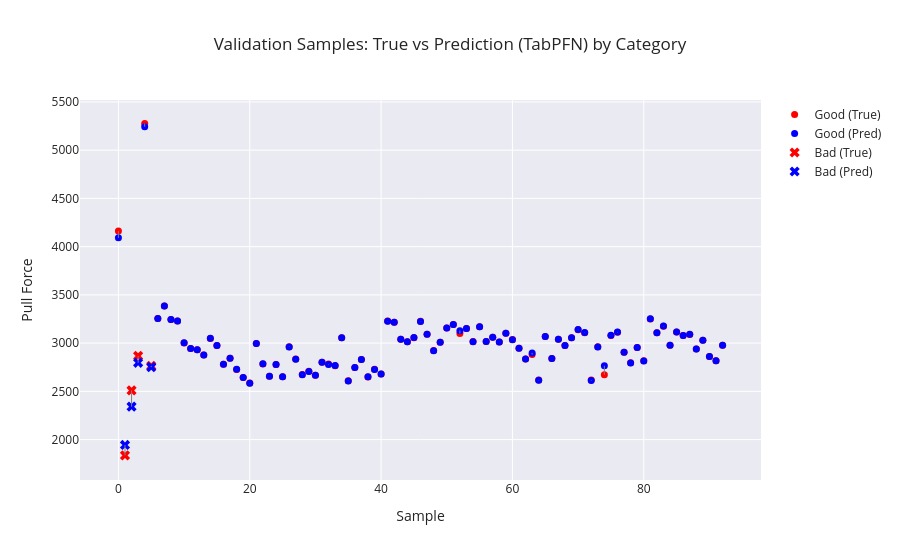

The cell this chart's notebook holds for it:
### Markdown cell above
# Check Validation Data

### Code cell
# Category array (must be aligned with y_dev)
categories = dev_df.groupby("Sample ID")["Category"].first().values

plot_visualizer(
    true_vals=y_dev,
    pred_vals=predictions,
    categories=categories,
    title=f"Validation Samples: True vs Prediction (TabPFN) by Category"
)

### Figure 1 — Plotly figure (JSON) as saved in the notebook; plotly's stock layout.template omitted (floating-point values rounded to 4 significant figures)
{"data": [{"marker": {"color": "red", "size": 7, "symbol": "circle"}, "mode": "markers", "name": "Good (True)", "type": "scatter", "x": [0, 4, 6, 7, 8, 9, 10, 11, 12, 13, 14, 15, 16, 17, 18, 19, 20, 21, 22, 23, 24, 25, 26, 27, 28, 29, 30, 31, 32, 33, 34, 35, 36, 37, 38, 39, 40, 41, 42, 43, 44, 45, 46, 47, 48, 49, 50, 51, 52, 53, 54, 55, 56, 57, 58, 59, 60, 61, 62, 63, 64, 65, 66, 67, 68, 69, 70, 71, 72, 73, 74, 75, 76, 77, 78, 79, 80, 81, 82, 83, 84, 85, 86, 87, 88, 89, 90, 91, 92], "y": [4161.0, 5278.0, 3256.0, 3385.0, 3246.0, 3229.0, 3002.0, 2944.0, 2932.0, 2878.0, 3049.0, 2976.0, 2782.0, 2843.0, 2727.0, 2645.0, 2586.0, 2996.0, 2784.0, 2657.0, 2778.0, 2652.0, 2963.0, 2834.0, 2674.0, 2708.0, 2667.0, 2802.0, 2783.0, 2766.0, 3056.0, 2609.0, 2748.0, 2830.0, 2650.0, 2730.0, 2679.0, 3229.0, 3216.0, 3039.0, 3014.0, 3056.0, 3227.0, 3091.0, 2922.0, 3008.0, 3156.0, 3193.0, 3099.0, 3153.0, 3016.0, 3169.0, 3017.0, 3061.0, 3012.0, 3102.0, 3037.0, 2948.0, 2834.0, 2883.0, 2617.0, 3070.0, 2840.0, 3041.0, 2976.0, 3054.0, 3139.0, 3108.0, 2617.0, 2961.0, 2672.0, 3080.0, 3112.0, 2905.0, 2796.0, 2956.0, 2818.0, 3250.0, 3106.0, 3175.0, 2977.0, 3116.0, 3080.0, 3090.0, 2938.0, 3029.0, 2861.0, 2816.0, 2979.0]}, {"marker": {"color": "blue", "size": 7, "symbol": "circle"}, "mode": "markers", "name": "Good (Pred)", "type": "scatter", "x": [0, 4, 6, 7, 8, 9, 10, 11, 12, 13, 14, 15, 16, 17, 18, 19, 20, 21, 22, 23, 24, 25, 26, 27, 28, 29, 30, 31, 32, 33, 34, 35, 36, 37, 38, 39, 40, 41, 42, 43, 44, 45, 46, 47, 48, 49, 50, 51, 52, 53, 54, 55, 56, 57, 58, 59, 60, 61, 62, 63, 64, 65, 66, 67, 68, 69, 70, 71, 72, 73, 74, 75, 76, 77, 78, 79, 80, 81, 82, 83, 84, 85, 86, 87, 88, 89, 90, 91, 92], "y": [4091.0, 5243.0, 3256.0, 3384.0, 3245.0, 3229.0, 3003.0, 2945.0, 2931.0, 2877.0, 3050.0, 2976.0, 2781.0, 2844.0, 2728.0, 2644.0, 2584.0, 2996.0, 2785.0, 2656.0, 2778.0, 2651.0, 2960.0, 2833.0, 2671.0, 2707.0, 2666.0, 2801.0, 2779.0, 2767.0, 3055.0, 2607.0, 2748.0, 2830.0, 2650.0, 2727.0, 2679.0, 3227.0, 3217.0, 3039.0, 3013.0, 3057.0, 3225.0, 3093.0, 2920.0, 3009.0, 3157.0, 3193.0, 3129.0, 3152.0, 3015.0, 3168.0, 3017.0, 3061.0, 3012.0, 3102.0, 3036.0, 2948.0, 2836.0, 2899.0, 2614.0, 3069.0, 2840.0, 3041.0, 2975.0, 3054.0, 3142.0, 3111.0, 2612.0, 2960.0, 2765.0, 3081.0, 3115.0, 2906.0, 2794.0, 2954.0, 2816.0, 3251.0, 3107.0, 3177.0, 2977.0, 3115.0, 3079.0, 3091.0, 2938.0, 3030.0, 2861.0, 2818.0, 2979.0]}, {"marker": {"color": "red", "size": 9, "symbol": "x"}, "mode": "markers", "name": "Bad (True)", "type": "scatter", "x": [1, 2, 3, 5], "y": [1836.0, 2510.0, 2867.0, 2764.0]}, {"marker": {"color": "blue", "size": 9, "symbol": "x"}, "mode": "markers", "name": "Bad (Pred)", "type": "scatter", "x": [1, 2, 3, 5], "y": [1944.0, 2341.0, 2796.0, 2751.0]}, {"line": {"color": "gray", "width": 1}, "mode": "lines", "showlegend": false, "type": "scatter", "x": [0, 0], "y": [4161.0, 4091.0]}, {"line": {"color": "gray", "width": 1}, "mode": "lines", "showlegend": false, "type": "scatter", "x": [1, 1], "y": [1836.0, 1944.0]}, {"line": {"color": "gray", "width": 1}, "mode": "lines", "showlegend": false, "type": "scatter", "x": [2, 2], "y": [2510.0, 2341.0]}, {"line": {"color": "gray", "width": 1}, "mode": "lines", "showlegend": false, "type": "scatter", "x": [3, 3], "y": [2867.0, 2796.0]}, {"line": {"color": "gray", "width": 1}, "mode": "lines", "showlegend": false, "type": "scatter", "x": [4, 4], "y": [5278.0, 5243.0]}, {"line": {"color": "gray", "width": 1}, "mode": "lines", "showlegend": false, "type": "scatter", "x": [5, 5], "y": [2764.0, 2751.0]}, {"line": {"color": "gray", "width": 1}, "mode": "lines", "showlegend": false, "type": "scatter", "x": [6, 6], "y": [3256.0, 3256.0]}, {"line": {"color": "gray", "width": 1}, "mode": "lines", "showlegend": false, "type": "scatter", "x": [7, 7], "y": [3385.0, 3384.0]}, {"line": {"color": "gray", "width": 1}, "mode": "lines", "showlegend": false, "type": "scatter", "x": [8, 8], "y": [3246.0, 3245.0]}, {"line": {"color": "gray", "width": 1}, "mode": "lines", "showlegend": false, "type": "scatter", "x": [9, 9], "y": [3229.0, 3229.0]}, {"line": {"color": "gray", "width": 1}, "mode": "lines", "showlegend": false, "type": "scatter", "x": [10, 10], "y": [3002.0, 3003.0]}, {"line": {"color": "gray", "width": 1}, "mode": "lines", "showlegend": false, "type": "scatter", "x": [11, 11], "y": [2944.0, 2945.0]}, {"line": {"color": "gray", "width": 1}, "mode": "lines", "showlegend": false, "type": "scatter", "x": [12, 12], "y": [2932.0, 2931.0]}, {"line": {"color": "gray", "width": 1}, "mode": "lines", "showlegend": false, "type": "scatter", "x": [13, 13], "y": [2878.0, 2877.0]}, {"line": {"color": "gray", "width": 1}, "mode": "lines", "showlegend": false, "type": "scatter", "x": [14, 14], "y": [3049.0, 3050.0]}, {"line": {"color": "gray", "width": 1}, "mode": "lines", "showlegend": false, "type": "scatter", "x": [15, 15], "y": [2976.0, 2976.0]}, {"line": {"color": "gray", "width": 1}, "mode": "lines", "showlegend": false, "type": "scatter", "x": [16, 16], "y": [2782.0, 2781.0]}, {"line": {"color": "gray", "width": 1}, "mode": "lines", "showlegend": false, "type": "scatter", "x": [17, 17], "y": [2843.0, 2844.0]}, {"line": {"color": "gray", "width": 1}, "mode": "lines", "showlegend": false, "type": "scatter", "x": [18, 18], "y": [2727.0, 2728.0]}, {"line": {"color": "gray", "width": 1}, "mode": "lines", "showlegend": false, "type": "scatter", "x": [19, 19], "y": [2645.0, 2644.0]}, {"line": {"color": "gray", "width": 1}, "mode": "lines", "showlegend": false, "type": "scatter", "x": [20, 20], "y": [2586.0, 2584.0]}, {"line": {"color": "gray", "width": 1}, "mode": "lines", "showlegend": false, "type": "scatter", "x": [21, 21], "y": [2996.0, 2996.0]}, {"line": {"color": "gray", "width": 1}, "mode": "lines", "showlegend": false, "type": "scatter", "x": [22, 22], "y": [2784.0, 2785.0]}, {"line": {"color": "gray", "width": 1}, "mode": "lines", "showlegend": false, "type": "scatter", "x": [23, 23], "y": [2657.0, 2656.0]}, {"line": {"color": "gray", "width": 1}, "mode": "lines", "showlegend": false, "type": "scatter", "x": [24, 24], "y": [2778.0, 2778.0]}, {"line": {"color": "gray", "width": 1}, "mode": "lines", "showlegend": false, "type": "scatter", "x": [25, 25], "y": [2652, 2651.0]}, {"line": {"color": "gray", "width": 1}, "mode": "lines", "showlegend": false, "type": "scatter", "x": [26, 26], "y": [2963, 2960.0]}, {"line": {"color": "gray", "width": 1}, "mode": "lines", "showlegend": false, "type": "scatter", "x": [27, 27], "y": [2834.0, 2833.0]}, {"line": {"color": "gray", "width": 1}, "mode": "lines", "showlegend": false, "type": "scatter", "x": [28, 28], "y": [2674.0, 2671.0]}, {"line": {"color": "gray", "width": 1}, "mode": "lines", "showlegend": false, "type": "scatter", "x": [29, 29], "y": [2708.0, 2707.0]}, {"line": {"color": "gray", "width": 1}, "mode": "lines", "showlegend": false, "type": "scatter", "x": [30, 30], "y": [2667.0, 2666.0]}, {"line": {"color": "gray", "width": 1}, "mode": "lines", "showlegend": false, "type": "scatter", "x": [31, 31], "y": [2802.0, 2801.0]}, {"line": {"color": "gray", "width": 1}, "mode": "lines", "showlegend": false, "type": "scatter", "x": [32, 32], "y": [2783, 2779.0]}, {"line": {"color": "gray", "width": 1}, "mode": "lines", "showlegend": false, "type": "scatter", "x": [33, 33], "y": [2766.0, 2767.0]}, {"line": {"color": "gray", "width": 1}, "mode": "lines", "showlegend": false, "type": "scatter", "x": [34, 34], "y": [3056.0, 3055.0]}, {"line": {"color": "gray", "width": 1}, "mode": "lines", "showlegend": false, "type": "scatter", "x": [35, 35], "y": [2609.0, 2607.0]}, {"line": {"color": "gray", "width": 1}, "mode": "lines", "showlegend": false, "type": "scatter", "x": [36, 36], "y": [2748.0, 2748.0]}, {"line": {"color": "gray", "width": 1}, "mode": "lines", "showlegend": false, "type": "scatter", "x": [37, 37], "y": [2830, 2830.0]}, {"line": {"color": "gray", "width": 1}, "mode": "lines", "showlegend": false, "type": "scatter", "x": [38, 38], "y": [2650.0, 2650.0]}, {"line": {"color": "gray", "width": 1}, "mode": "lines", "showlegend": false, "type": "scatter", "x": [39, 39], "y": [2730.0, 2727.0]}, {"line": {"color": "gray", "width": 1}, "mode": "lines", "showlegend": false, "type": "scatter", "x": [40, 40], "y": [2679.0, 2679.0]}, {"line": {"color": "gray", "width": 1}, "mode": "lines", "showlegend": false, "type": "scatter", "x": [41, 41], "y": [3229.0, 3227.0]}, {"line": {"color": "gray", "width": 1}, "mode": "lines", "showlegend": false, "type": "scatter", "x": [42, 42], "y": [3216, 3217.0]}, {"line": {"color": "gray", "width": 1}, "mode": "lines", "showlegend": false, "type": "scatter", "x": [43, 43], "y": [3039, 3039.0]}, {"line": {"color": "gray", "width": 1}, "mode": "lines", "showlegend": false, "type": "scatter", "x": [44, 44], "y": [3014.0, 3013.0]}, {"line": {"color": "gray", "width": 1}, "mode": "lines", "showlegend": false, "type": "scatter", "x": [45, 45], "y": [3056.0, 3057.0]}, {"line": {"color": "gray", "width": 1}, "mode": "lines", "showlegend": false, "type": "scatter", "x": [46, 46], "y": [3227.0, 3225.0]}, {"line": {"color": "gray", "width": 1}, "mode": "lines", "showlegend": false, "type": "scatter", "x": [47, 47], "y": [3091, 3093.0]}, {"line": {"color": "gray", "width": 1}, "mode": "lines", "showlegend": false, "type": "scatter", "x": [48, 48], "y": [2922.0, 2920.0]}, {"line": {"color": "gray", "width": 1}, "mode": "lines", "showlegend": false, "type": "scatter", "x": [49, 49], "y": [3008.0, 3009.0]}, {"line": {"color": "gray", "width": 1}, "mode": "lines", "showlegend": false, "type": "scatter", "x": [50, 50], "y": [3156.0, 3157.0]}, {"line": {"color": "gray", "width": 1}, "mode": "lines", "showlegend": false, "type": "scatter", "x": [51, 51], "y": [3193.0, 3193.0]}, {"line": {"color": "gray", "width": 1}, "mode": "lines", "showlegend": false, "type": "scatter", "x": [52, 52], "y": [3099.0, 3129.0]}, {"line": {"color": "gray", "width": 1}, "mode": "lines", "showlegend": false, "type": "scatter", "x": [53, 53], "y": [3153.0, 3152.0]}, {"line": {"color": "gray", "width": 1}, "mode": "lines", "showlegend": false, "type": "scatter", "x": [54, 54], "y": [3016.0, 3015.0]}, {"line": {"color": "gray", "width": 1}, "mode": "lines", "showlegend": false, "type": "scatter", "x": [55, 55], "y": [3169.0, 3168.0]}, {"line": {"color": "gray", "width": 1}, "mode": "lines", "showlegend": false, "type": "scatter", "x": [56, 56], "y": [3017.0, 3017.0]}, {"line": {"color": "gray", "width": 1}, "mode": "lines", "showlegend": false, "type": "scatter", "x": [57, 57], "y": [3061.0, 3061.0]}, {"line": {"color": "gray", "width": 1}, "mode": "lines", "showlegend": false, "type": "scatter", "x": [58, 58], "y": [3012, 3012.0]}, {"line": {"color": "gray", "width": 1}, "mode": "lines", "showlegend": false, "type": "scatter", "x": [59, 59], "y": [3102.0, 3102.0]}, {"line": {"color": "gray", "width": 1}, "mode": "lines", "showlegend": false, "type": "scatter", "x": [60, 60], "y": [3037.0, 3036.0]}, {"line": {"color": "gray", "width": 1}, "mode": "lines", "showlegend": false, "type": "scatter", "x": [61, 61], "y": [2948, 2948.0]}, {"line": {"color": "gray", "width": 1}, "mode": "lines", "showlegend": false, "type": "scatter", "x": [62, 62], "y": [2834.0, 2836.0]}, {"line": {"color": "gray", "width": 1}, "mode": "lines", "showlegend": false, "type": "scatter", "x": [63, 63], "y": [2883.0, 2899.0]}, {"line": {"color": "gray", "width": 1}, "mode": "lines", "showlegend": false, "type": "scatter", "x": [64, 64], "y": [2617.0, 2614.0]}, {"line": {"color": "gray", "width": 1}, "mode": "lines", "showlegend": false, "type": "scatter", "x": [65, 65], "y": [3070.0, 3069.0]}, {"line": {"color": "gray", "width": 1}, "mode": "lines", "showlegend": false, "type": "scatter", "x": [66, 66], "y": [2840.0, 2840.0]}, {"line": {"color": "gray", "width": 1}, "mode": "lines", "showlegend": false, "type": "scatter", "x": [67, 67], "y": [3041.0, 3041.0]}, {"line": {"color": "gray", "width": 1}, "mode": "lines", "showlegend": false, "type": "scatter", "x": [68, 68], "y": [2976.0, 2975.0]}, {"line": {"color": "gray", "width": 1}, "mode": "lines", "showlegend": false, "type": "scatter", "x": [69, 69], "y": [3054.0, 3054.0]}, {"line": {"color": "gray", "width": 1}, "mode": "lines", "showlegend": false, "type": "scatter", "x": [70, 70], "y": [3139.0, 3142.0]}, {"line": {"color": "gray", "width": 1}, "mode": "lines", "showlegend": false, "type": "scatter", "x": [71, 71], "y": [3108.0, 3111.0]}, {"line": {"color": "gray", "width": 1}, "mode": "lines", "showlegend": false, "type": "scatter", "x": [72, 72], "y": [2617.0, 2612.0]}, {"line": {"color": "gray", "width": 1}, "mode": "lines", "showlegend": false, "type": "scatter", "x": [73, 73], "y": [2961.0, 2960.0]}, {"line": {"color": "gray", "width": 1}, "mode": "lines", "showlegend": false, "type": "scatter", "x": [74, 74], "y": [2672.0, 2765.0]}, {"line": {"color": "gray", "width": 1}, "mode": "lines", "showlegend": false, "type": "scatter", "x": [75, 75], "y": [3080.0, 3081.0]}, {"line": {"color": "gray", "width": 1}, "mode": "lines", "showlegend": false, "type": "scatter", "x": [76, 76], "y": [3112.0, 3115.0]}, {"line": {"color": "gray", "width": 1}, "mode": "lines", "showlegend": false, "type": "scatter", "x": [77, 77], "y": [2905, 2906.0]}, {"line": {"color": "gray", "width": 1}, "mode": "lines", "showlegend": false, "type": "scatter", "x": [78, 78], "y": [2796.0, 2794.0]}, {"line": {"color": "gray", "width": 1}, "mode": "lines", "showlegend": false, "type": "scatter", "x": [79, 79], "y": [2956.0, 2954.0]}, {"line": {"color": "gray", "width": 1}, "mode": "lines", "showlegend": false, "type": "scatter", "x": [80, 80], "y": [2818.0, 2816.0]}, {"line": {"color": "gray", "width": 1}, "mode": "lines", "showlegend": false, "type": "scatter", "x": [81, 81], "y": [3250.0, 3251.0]}, {"line": {"color": "gray", "width": 1}, "mode": "lines", "showlegend": false, "type": "scatter", "x": [82, 82], "y": [3106.0, 3107.0]}, {"line": {"color": "gray", "width": 1}, "mode": "lines", "showlegend": false, "type": "scatter", "x": [83, 83], "y": [3175.0, 3177.0]}, {"line": {"color": "gray", "width": 1}, "mode": "lines", "showlegend": false, "type": "scatter", "x": [84, 84], "y": [2977.0, 2977.0]}, {"line": {"color": "gray", "width": 1}, "mode": "lines", "showlegend": false, "type": "scatter", "x": [85, 85], "y": [3116.0, 3115.0]}, {"line": {"color": "gray", "width": 1}, "mode": "lines", "showlegend": false, "type": "scatter", "x": [86, 86], "y": [3080.0, 3079.0]}, {"line": {"color": "gray", "width": 1}, "mode": "lines", "showlegend": false, "type": "scatter", "x": [87, 87], "y": [3090.0, 3091.0]}, {"line": {"color": "gray", "width": 1}, "mode": "lines", "showlegend": false, "type": "scatter", "x": [88, 88], "y": [2938.0, 2938.0]}, {"line": {"color": "gray", "width": 1}, "mode": "lines", "showlegend": false, "type": "scatter", "x": [89, 89], "y": [3029.0, 3030.0]}, {"line": {"color": "gray", "width": 1}, "mode": "lines", "showlegend": false, "type": "scatter", "x": [90, 90], "y": [2861.0, 2861.0]}, {"line": {"color": "gray", "width": 1}, "mode": "lines", "showlegend": false, "type": "scatter", "x": [91, 91], "y": [2816.0, 2818.0]}, {"line": {"color": "gray", "width": 1}, "mode": "lines", "showlegend": false, "type": "scatter", "x": [92, 92], "y": [2979.0, 2979.0]}], "layout": {"title": {"text": "Validation Samples: True vs Prediction (TabPFN) by Category"}, "xaxis": {"title": {"text": "Sample"}}, "yaxis": {"title": {"text": "Pull Force"}}}}
